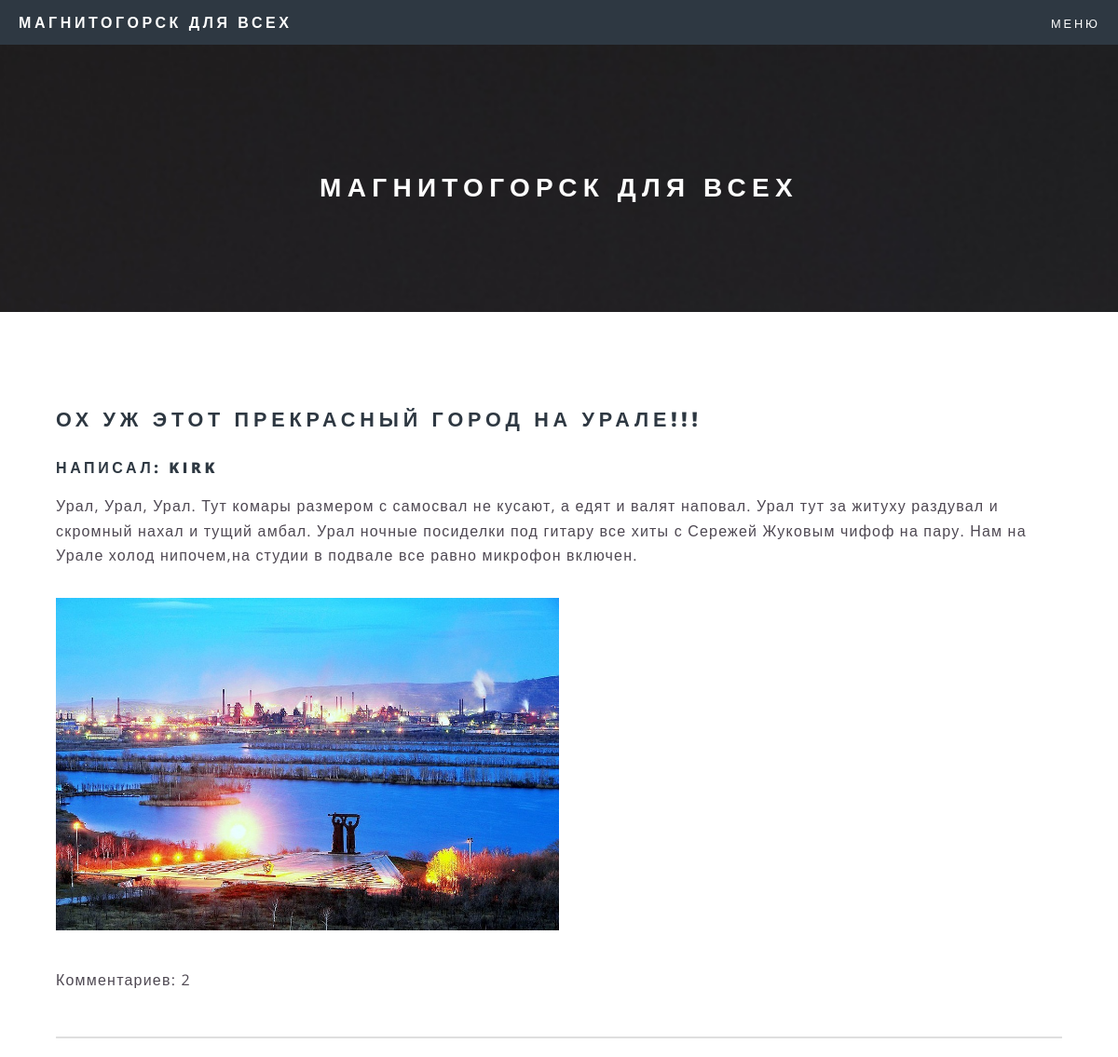
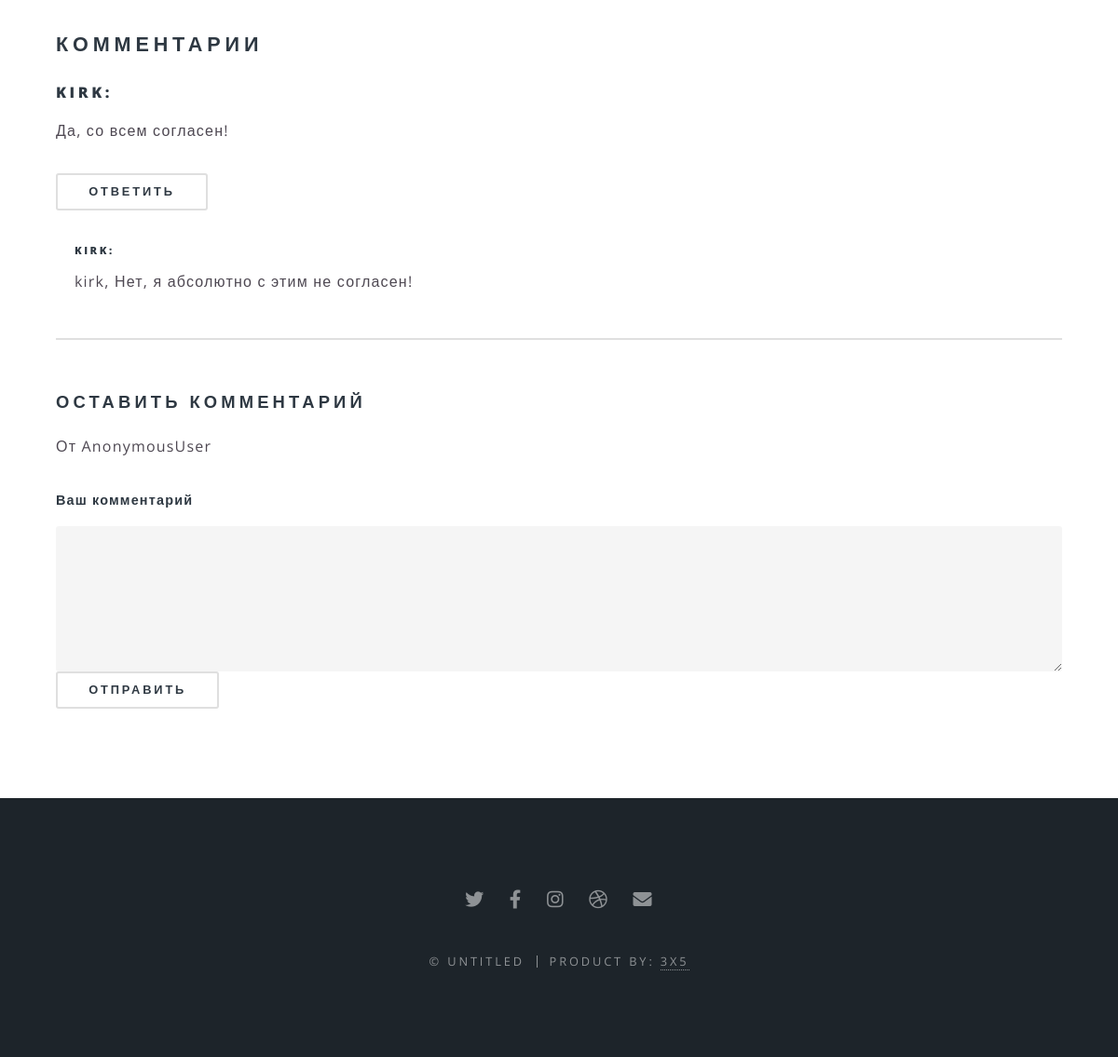
Screenshot of /b3cb3ba1ac/ with the database file from the repository (2 pictures, top to bottom).
### posts/models.py (models this page shows, shortened)
class Post(models.Model):
    title = models.CharField("Заголовок", max_length=150)
    text = models.TextField("Предложение")
    url = models.SlugField(max_length=160, unique=True, default=1)
    user = models.ForeignKey(User, on_delete=models.CASCADE, null=True, blank=True)
    def get_comment(self):
        return self.comments_set.filter(parent__isnull=True)
    class Meta:
        verbose_name="Пост"
        verbose_name_plural = "Посты"

class PostImages(models.Model):
    title = models.CharField("Заголовок", max_length=100)
    image = models.ImageField("Изображение", upload_to="posts_images/")
    post = models.ForeignKey(Post, verbose_name="Пост", on_delete=models.CASCADE)
    class Meta:
        verbose_name="Изображение"
        verbose_name_plural = "Изображения"

class Comments(models.Model):
    name = models.CharField("Имя", max_length=100)
    text = models.TextField("Комментарий", max_length=5000)
    parent = models.ForeignKey('self', verbose_name="Родитель", on_delete=models.SET_NULL, null=True, blank = True)
    post = models.ForeignKey(Post, verbose_name="Пост", on_delete=models.CASCADE )
    user = models.ForeignKey(User, on_delete=models.CASCADE, null=True, blank=True)
    class Meta:
        verbose_name = "Комментарий"
        verbose_name_plural = "Комментарии"

### posts/views.py (the view)
# urls.py: path("<slug:slug>/", views.PostDetailView.as_view(), name="view_post"),
class PostDetailView(DetailView):
    model = Post
    slug_field = "url"
    template_name = 'posts/view_post.html'

### templates/posts/view_post.html (shortened to what this page needs)
{% extends 'posts/base.html' %}
{% block post %}
<h2>{{post.title}}</h2>
<h4>Написал: {{post.user}}</h4>
<p>{{post.text}}</p>
{% for image in post.postimages_set.all %}
    <img src="{{image.image.url}}" class="img-fluid" style="width: 50%; " alt = "">
{% endfor %}
<p>
<p>Комментариев: {{ post.comments_set.count }}</p>
</p>
<hr>
<h2>Комментарии</h2>
{% for comment in post.get_comment %}
    <h4>{{comment.name}}:</h4>
    <p>{{comment.text}}</p>
    <button onclick="addComment('{{ comment.user}}', '{{comment.id}}')">Ответить</button>
    {% for com in comment.comments_set.all %}
    <div class="media mt-5 editContent"
        style="outline: none; cursor: inherit; padding-left:20px;">
        <div class="media-body" style="padding-top:35px">
            <h6 class="mt-0 editContent"
                style="outline: none; cursor: inherit;">{{com.name}}:</h6>
            <p class="mt-2 editContent"
                style="outline: none; cursor: inherit;">{{com.text}} </p>
        </div>
    </div>
    {% endfor %}
{% endfor %}
<hr>
       <h3 class="editContent" style="outline: none; cursor: inherit; margin-top: 50px">
                                          Оставить комментарий</h3>
                                <form action="{% url 'add_comment' post.id %}" method="post" class="mt-4" id="CommentForm">
                                    <p>От {{ user }}</p>
                                    <div class="form-group editContent"
                                         style="outline: none; cursor: inherit;">
                                        <label for="contactcomment" class="editContent"
                                               style="outline: none; cursor: inherit;">Ваш комментарий
                                            </label>
                                        <textarea class="form-control border" rows="5" name="text"
                                                  id="contactcomment" required=""></textarea>
                                    </div>
                                    <button type="submit"
                                            class="mt-3 btn btn-success btn-block py-3"
                                            style="outline: none; cursor: inherit;">Отправить
                                    </button>
                                </form>
{% endblock post %}

### static/assets/css/main.css (style rules this page uses)
html, body, div, span, applet, object, iframe, h1, h2, h3, h4, h5, h6, p, blockquote, pre, a, abbr, acronym, address, big, cite, code, del, dfn, em, img, ins, kbd, q, s, samp, small, strike, strong, sub, sup, tt, var, b, u, i, center, dl, dt, dd, ol, ul, li, fieldset, form, label, legend, table, caption, tbody, tfoot, thead, tr, th, td, article, aside, canvas, details, embed, figure, figcaption, footer, header, hgroup, menu, nav, output, ruby, section, summary, time, mark, audio, video { margin: 0; padding: 0; border: 0; font-size: 100%; font: inherit; vertical-align: baseline; }
body { line-height: 1; }
body { -webkit-text-size-adjust: none; }
input, select, textarea { -moz-appearance: none; -webkit-appearance: none; -ms-appearance: none; appearance: none; }
html { box-sizing: border-box; }
*, *:before, *:after { box-sizing: inherit; }
body { background: #2e3842; }
body, input, select, textarea { color: #fff; font-family: "Open Sans", Helvetica, sans-serif; font-size: 15pt; font-weight: 400; letter-spacing: 0.075em; line-height: 1.65em; }
@media screen and (max-width: 1680px) { body, input, select, textarea { font-size: 13pt; } }
@media screen and (max-width: 1280px) { body, input, select, textarea { font-size: 12pt; } }
p { margin: 0 0 2em 0; }
h1, h2, h3, h4, h5, h6 { color: #fff; font-weight: 800; letter-spacing: 0.225em; line-height: 1em; margin: 0 0 1em 0; text-transform: uppercase; }
h2 { font-size: 1.35em; line-height: 1.75em; }
h3 { font-size: 1.15em; line-height: 1.75em; }
h4 { font-size: 1em; line-height: 1.5em; }
h6 { font-size: 0.7em; line-height: 1.5em; }
hr { border: 0; border-bottom: solid 2px #fff; margin: 3em 0; }
form { margin: 0 0 2em 0; }
label { color: #fff; display: block; font-size: 0.9em; font-weight: 600; margin: 0 0 1em 0; }
input[type="text"], input[type="password"], input[type="email"], select, textarea { -moz-appearance: none; -webkit-appearance: none; -ms-appearance: none; appearance: none; background-color: rgba(144, 144, 144, 0.25); border-radius: 3px; border: none; color: inherit; display: block; outline: 0; padding: 0 1em; text-decoration: none; width: 100%; }
input[type="text"]:invalid, input[type="password"]:invalid, input[type="email"]:invalid, select:invalid, textarea:invalid { box-shadow: none; }
textarea { padding: 0.75em 1em; }
input[type="submit"], input[type="reset"], input[type="button"], button, .button { -moz-appearance: none; -webkit-appearance: none; -ms-appearance: none; appearance: none; -moz-transition: background-color 0.2s ease-in-out, color 0.2s ease-in-out; -webkit-transition: background-color 0.2s ease-in-out, color 0.2s ease-in-out; -ms-transition: background-color 0.2s ease-in-out, color 0.2s ease-in-out; transition: background-color 0.2s ease-in-out, color 0.2s ease-in-out; background-color: transparent; border-radius: 3px; border: 0; box-shadow: inset 0 0 0 2px #fff; color: #fff; cursor: pointer; display: inline-block; font-size: 0.8em; font-weight: 600; height: 3.125em; letter-spacing: 0.225em; line-height: 3.125em; max-width: 30em; padding: 0 2.75em; text-align: center; text-decoration: none; text-transform: uppercase; white-space: nowrap; overflow: hidden; text-overflow: ellipsis; }
.wrapper.style5 h2, .wrapper.style5 h3, .wrapper.style5 h4, .wrapper.style5 h5, .wrapper.style5 h6 { color: #2E3842; }
.wrapper.style5 hr { border-color: #dfdfdf; }
.wrapper.style5 label { color: #2E3842; }
.wrapper.style5 input[type="text"], .wrapper.style5 input[type="password"], .wrapper.style5 input[type="email"], .wrapper.style5 select, .wrapper.style5 textarea { background-color: rgba(0, 0, 0, 0.0375); }
.wrapper.style5 input[type="submit"], .wrapper.style5 input[type="reset"], .wrapper.style5 input[type="button"], .wrapper.style5 button, .wrapper.style5 .button { box-shadow: inset 0 0 0 2px #dfdfdf; color: #2E3842; }

### rows the page displays
Post: title "ОХ УЖ ЭТОТ ПРЕКРАСНЫЙ ГОРОД НА УРАЛЕ!!!", user "KIRK", text "Урал, Урал, Урал. Тут комары размером с самосвал не кусают, а едят и валят наповал. Урал тут за житуху раздувал и скромный нахал и тущий амбал. Урал ночные посиделки под гитару все хиты с Сережей Жуковым чифоф на пару. Нам на Урале холод нипочем,на студии в подвале все равно микрофон включен.", comments_set.count "2"
PostImages: image (picture)
Comments: name "KIRK", text "Да, со всем согласен!"
Comments: name "KIRK", text "kirk, Нет, я абсолютно с этим не согласен!"

### other values shown
{{ user }} "AnonymousUser"
